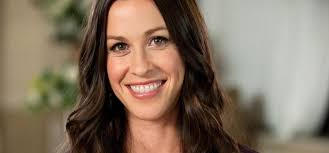
#> input picture exemploImagens/exemplo4/alanis.jpg, 329 x 153 px
$ python quartoExemplo.py
#> lines starting #> are read from the running program, lines starting #| are printed output that depends on the picture
import cv2
import numpy as np
from matplotlib import pyplot as plt

img = cv2.imread("alanis.jpg")
#> img is the input picture: shape (153, 329, 3); mean B, G, R 97.7, 115, 131.9

#Cria uma lista contendo os canais de cores para construir
#o histograma dos tr阺 canais
color = ('b', 'g', 'r')

#Itera entre os canais BGR
for i, col in enumerate(color):

    #print (i, col)

    #Gera o histograma usando: a imagem, o identificador do canal,
    #a m醩cara (caso queira calcular apenas uma regi鉶), o bin e o intervalo
    histr = cv2.calcHist([img], [i], None, [256], [0, 256])

    #Constr骾 o histograma para o canal de cor espec韋ico
    plt.plot(histr, color = col)

    #Define os limites do histograma em rela玢o a x (igual ao intervalo acima)
    plt.xlim([0, 256])

cv2.imshow("ImagemOriginal", img)
plt.show()
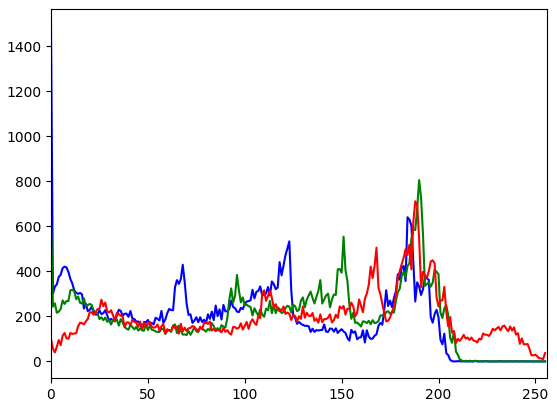
#> figure drawn by matplotlib, 1 panel; curve peaks at x = 0, y = 1492; curve peaks at x = 190, y = 805; curve peaks at x = 188, y = 711

cv2.waitKey(0)
cv2.destroyAllWindows()
